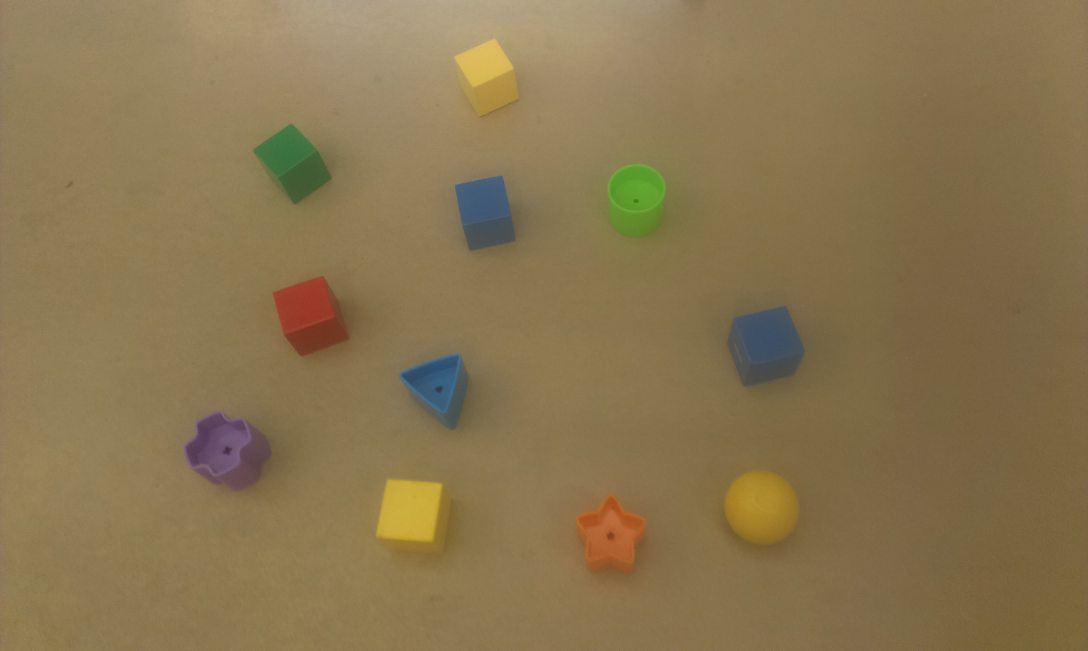
#> input picture color_train/testimage-2.jpg, 3264 x 1952 px (shown at 1/3 size)
$ python color_detect.py --image testimage-2.jpg   (Python 2 division)
#> lines starting #> are read from the running program, lines starting #| are printed output that depends on the picture; after the words box and inside, x2 and y2 are one past the last pixel; in counts of white or black regions, pixels touching at a corner belong together

import numpy as np
import cv2
import argparse


ap = argparse.ArgumentParser();

ap.add_argument('-i', '--image')
args = vars(ap.parse_args());


image = cv2.imread(args["image"])
#> image is the input picture: shape (1952, 3264, 3); mean B, G, R 80, 117.7, 136.8
# image_small = cv2.resize(image, (0,0), fx = 0.25, fy= 0.25)
image_standard = cv2.resize(image, (640, 480))
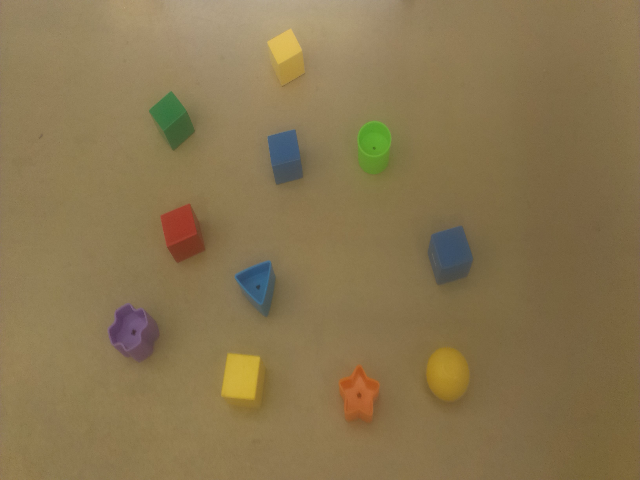
#> image_standard: shape (480, 640, 3); mean B, G, R 79.9, 117.6, 136.7
# print image.shape

# cv2.imshow("originalimage", image_small)
# cv2.imshow("originalimage", image_standard)
cv2.waitKey(0)

image_vec = np.reshape(image_standard[:,:,1], image_standard.shape[0] * image_standard.shape[1])
image_vec1 = np.ravel(image_standard[:,:,0])
print np.min(image_vec1)
#| 21
print np.max(image_vec1)
#| 145
# print np.reshape(image_standard[:,:,1], image_standard.shape[0] * image_standard.shape[1])[:,np.newaxis]
# exit()
# set color boundaries for red, green, blue, yellow, orange, light green, fluroscent green and violet.
boundaries = [
	([0, 0, 100], [60, 70, 255]),
	([0, 40, 0], [70, 220, 100]),
	([40, 0, 0], [220, 90, 110]),
	([0, 20, 70], [40, 220, 250]),
	([0, 60, 70], [30, 200, 210]),

]


# boundaries_hsv = [()]

# set color boundaries for red, green, blue, yellow, orange, light green, fluroscent green and violet.
hsv_image = cv2.cvtColor(image_standard, cv2.COLOR_BGR2HSV)
#> hsv_image: shape (480, 640, 3); mean H, S, V 21.9, 108.1, 137.7
# r, g, b, y, v, o, fg

boundaries_hsv = [
	([135, 90, 90], [180, 255, 255]),
	([30, 90, 90], [75, 220, 220]),
	([90, 120, 120], [130, 255, 255]),
	([0, 100, 100], [25, 255, 255]),
	([130, 100, 100], [165, 255, 255]),
	([23, 110,110], [42, 255, 255]),
	([35, 200, 140], [75, 255, 255])
]
# cv2.imshow("hsvimage", hsv_image)
# cv2.waitKey(0)
# exit()

for (lower, upper) in boundaries:

	lower = np.array(lower, dtype="uint8")
	upper = np.array(upper, dtype="uint8")


	mask = cv2.inRange(image_standard, lower, upper)
	output = cv2.bitwise_and(image_standard, image_standard, mask=mask)

	cv2.imshow("images", np.hstack([image_standard, output]))
	cv2.waitKey(0)
#> this loop made 5 passes
#> pass 1, `mask = cv2.inRange(image_standard, lower, upper)`:
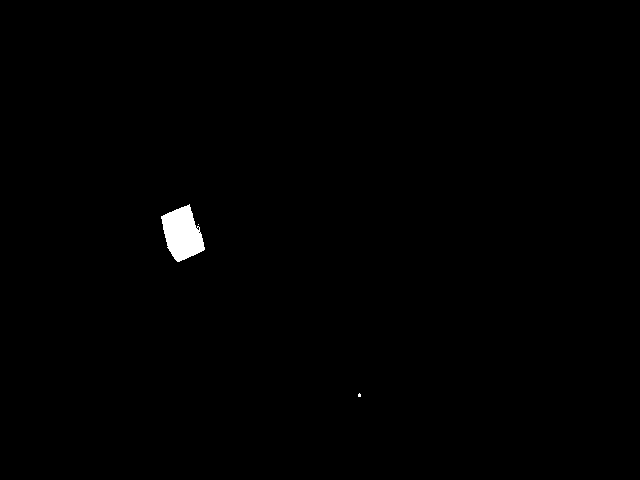
#> mask: shape (480, 640); 0.53% white; 3 white regions (2 under 20 px), largest, box (x1, y1, x2, y2) and area: (161, 204, 205, 262) 1627
#> pass 1, `cv2.imshow("images", np.hstack([image_standard, output]))`:
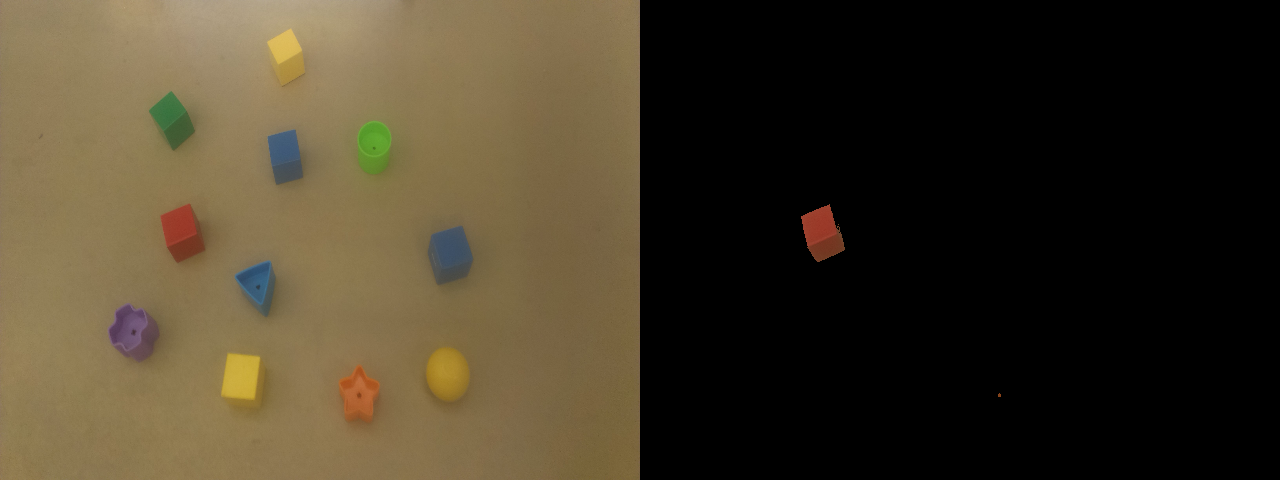
#> window 'images': shape (480, 1280, 3); mean B, G, R 40.1, 59, 68.7
#> pass 2, `mask = cv2.inRange(image_standard, lower, upper)`:
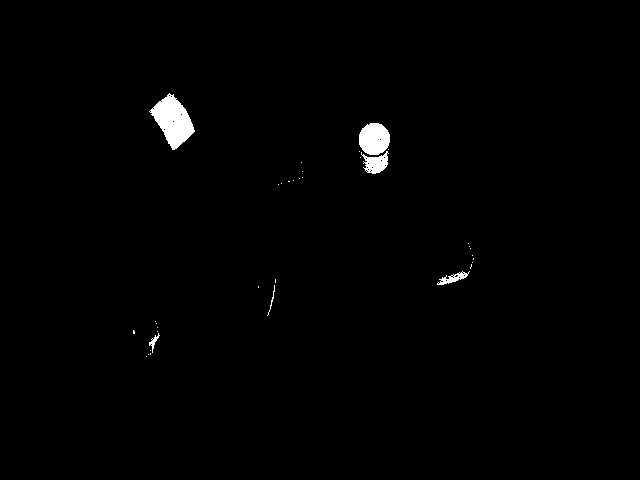
#> mask: shape (480, 640); 0.94% white; 35 white regions (29 under 20 px), largest, box (x1, y1, x2, y2) and area: (149, 93, 195, 150) 1395, (359, 123, 390, 155) 795, (361, 151, 389, 174) 362, (437, 271, 470, 285) 178, (149, 333, 160, 353) 64, (267, 285, 275, 316) 37


for(lower_hsv, upper_hsv) in boundaries_hsv:

	lower_hsv = np.array(lower_hsv, dtype="uint8")
	upper_hsv = np.array(upper_hsv, dtype="uint8")

	mask_hsv = cv2.inRange(hsv_image, lower_hsv, upper_hsv)
	output_hsv = cv2.bitwise_and(hsv_image, hsv_image, mask = mask_hsv)

	cv2.imshow("images_hsv", np.hstack([hsv_image, output_hsv]))
	cv2.waitKey(0)
#> this loop made 7 passes
#> (lower_hsv, upper_hsv) on passes 1 to 7: ([135, 90, 90], [180, 255, 255]), ([30, 90, 90], [75, 220, 220]), ([90, 120, 120], [130, 255, 255]), ([0, 100, 100], [25, 255, 255]), ([130, 100, 100], [165, 255, 255]), ([23, 110, 110], [42, 255, 255]), ([35, 200, 140], [75, 255, 255])
#> pass 1, `cv2.imshow("images_hsv", np.hstack([hsv_image, output_hsv]))`:
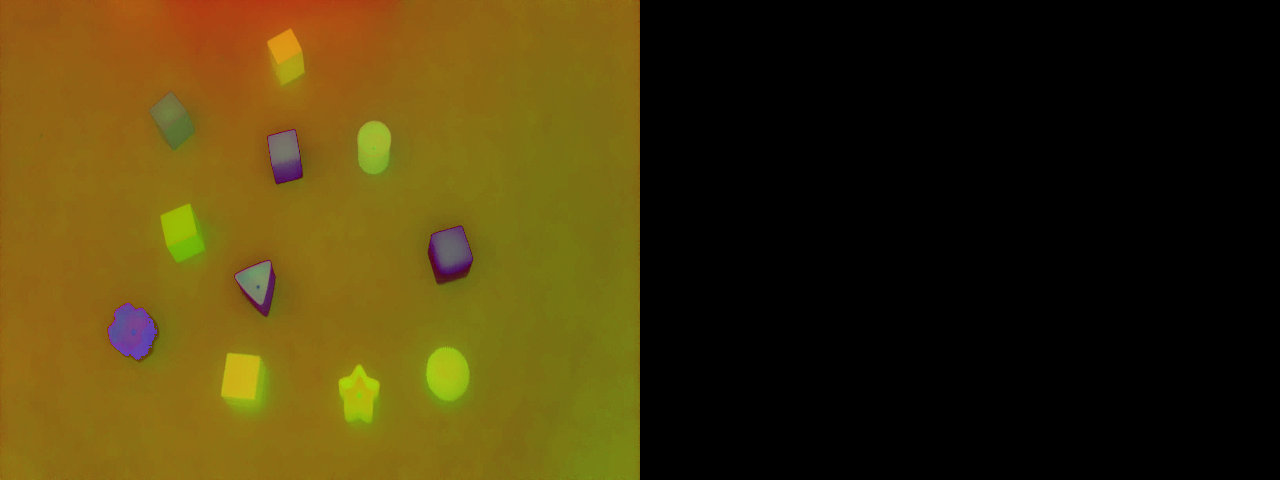
#> window 'images_hsv': shape (480, 1280, 3); mean B, G, R 10.9, 54.1, 68.8
#> pass 2, `mask_hsv = cv2.inRange(hsv_image, lower_hsv, upper_hsv)`:
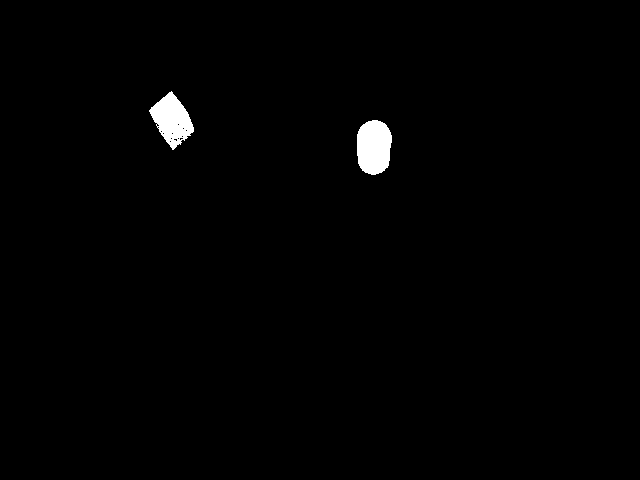
#> mask_hsv: shape (480, 640); 0.99% white; 2 white regions, box (x1, y1, x2, y2) and area: (357, 120, 392, 175) 1586, (149, 91, 194, 150) 1458
